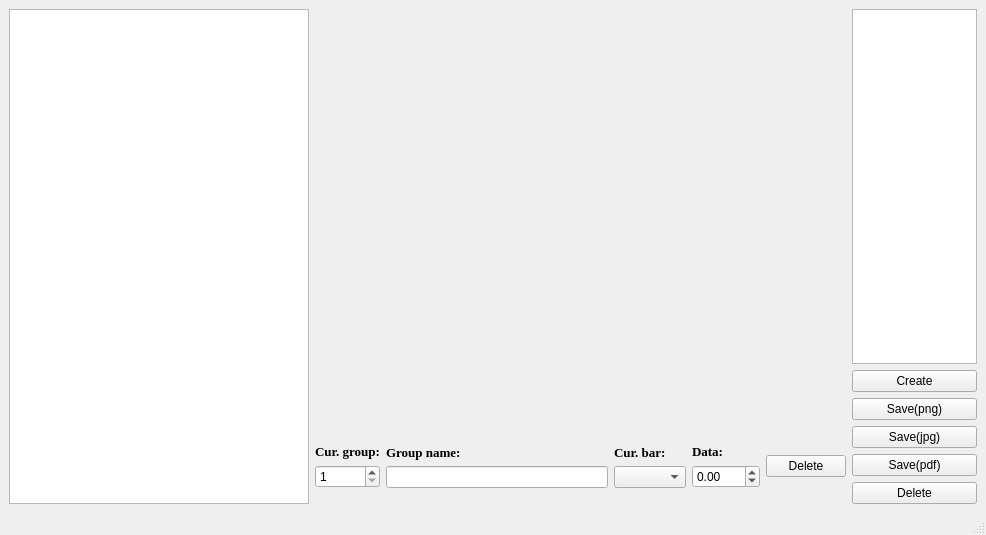
<?xml version="1.0" encoding="UTF-8"?>
<ui version="4.0">
 <class>MainWindow</class>
 <widget class="QMainWindow" name="MainWindow">
  <property name="geometry">
   <rect>
    <x>0</x>
    <y>0</y>
    <width>964</width>
    <height>535</height>
   </rect>
  </property>
  <property name="windowTitle">
   <string>ChartCreater</string>
  </property>
  <widget class="QWidget" name="centralwidget">
   <layout class="QHBoxLayout" name="horizontalLayout_2">
    <item>
     <widget class="QTableView" name="tableView">
      <property name="minimumSize">
       <size>
        <width>300</width>
        <height>0</height>
       </size>
      </property>
     </widget>
    </item>
    <item>
     <layout class="QVBoxLayout" name="verticalLayout_6">
      <item>
       <widget class="QCustomPlot" name="customPlot" native="true">
        <property name="minimumSize">
         <size>
          <width>531</width>
          <height>401</height>
         </size>
        </property>
        <property name="maximumSize">
         <size>
          <width>531</width>
          <height>401</height>
         </size>
        </property>
       </widget>
      </item>
      <item>
       <layout class="QHBoxLayout" name="horizontalLayout">
        <item>
         <layout class="QVBoxLayout" name="verticalLayout">
          <item>
           <widget class="QLabel" name="label">
            <property name="font">
             <font>
              <family>Times New Roman</family>
              <pointsize>10</pointsize>
              <weight>75</weight>
              <bold>true</bold>
             </font>
            </property>
            <property name="text">
             <string>Cur. group:</string>
            </property>
           </widget>
          </item>
          <item>
           <widget class="QSpinBox" name="spinBox_cur_tick">
            <property name="minimum">
             <number>1</number>
            </property>
           </widget>
          </item>
         </layout>
        </item>
        <item>
         <layout class="QVBoxLayout" name="verticalLayout_2">
          <item>
           <widget class="QLabel" name="label_2">
            <property name="font">
             <font>
              <family>Times New Roman</family>
              <pointsize>10</pointsize>
              <weight>75</weight>
              <bold>true</bold>
             </font>
            </property>
            <property name="text">
             <string>Group name:</string>
            </property>
           </widget>
          </item>
          <item>
           <widget class="QLineEdit" name="lineEdit_tick_name">
            <property name="maxLength">
             <number>20</number>
            </property>
           </widget>
          </item>
         </layout>
        </item>
        <item>
         <layout class="QVBoxLayout" name="verticalLayout_3">
          <item>
           <widget class="QLabel" name="label_3">
            <property name="font">
             <font>
              <family>Times New Roman</family>
              <pointsize>10</pointsize>
              <weight>75</weight>
              <bold>true</bold>
             </font>
            </property>
            <property name="text">
             <string>Cur. bar:</string>
            </property>
           </widget>
          </item>
          <item>
           <widget class="QComboBox" name="comboBox_cur_bar"/>
          </item>
         </layout>
        </item>
        <item>
         <layout class="QVBoxLayout" name="verticalLayout_4">
          <item>
           <widget class="QLabel" name="label_4">
            <property name="font">
             <font>
              <family>Times New Roman</family>
              <pointsize>10</pointsize>
              <weight>75</weight>
              <bold>true</bold>
             </font>
            </property>
            <property name="text">
             <string>Data:</string>
            </property>
           </widget>
          </item>
          <item>
           <widget class="QDoubleSpinBox" name="doubleSpinBox_cur_data">
            <property name="minimum">
             <double>-100.000000000000000</double>
            </property>
            <property name="maximum">
             <double>100.000000000000000</double>
            </property>
           </widget>
          </item>
         </layout>
        </item>
        <item>
         <widget class="QPushButton" name="pushButton_Delete">
          <property name="text">
           <string>Delete</string>
          </property>
         </widget>
        </item>
       </layout>
      </item>
     </layout>
    </item>
    <item>
     <layout class="QVBoxLayout" name="verticalLayout_5">
      <item>
       <widget class="QListWidget" name="listWidget">
        <property name="minimumSize">
         <size>
          <width>125</width>
          <height>0</height>
         </size>
        </property>
       </widget>
      </item>
      <item>
       <widget class="QPushButton" name="CreateButton">
        <property name="text">
         <string>Create</string>
        </property>
       </widget>
      </item>
      <item>
       <widget class="QPushButton" name="pushButton_save_png">
        <property name="text">
         <string>Save(png)</string>
        </property>
       </widget>
      </item>
      <item>
       <widget class="QPushButton" name="pushButton_save_jpg">
        <property name="text">
         <string>Save(jpg)</string>
        </property>
       </widget>
      </item>
      <item>
       <widget class="QPushButton" name="pushButton_save_pdf">
        <property name="text">
         <string>Save(pdf)</string>
        </property>
       </widget>
      </item>
      <item>
       <widget class="QPushButton" name="pushButton_delete_plot">
        <property name="text">
         <string>Delete</string>
        </property>
       </widget>
      </item>
     </layout>
    </item>
   </layout>
  </widget>
  <widget class="QMenuBar" name="menubar">
   <property name="geometry">
    <rect>
     <x>0</x>
     <y>0</y>
     <width>964</width>
     <height>26</height>
    </rect>
   </property>
  </widget>
  <widget class="QStatusBar" name="statusbar"/>
 </widget>
 <customwidgets>
  <customwidget>
   <class>QCustomPlot</class>
   <extends>QWidget</extends>
   <header>qcustomplot.h</header>
   <container>1</container>
  </customwidget>
 </customwidgets>
 <resources/>
 <connections/>
</ui>
